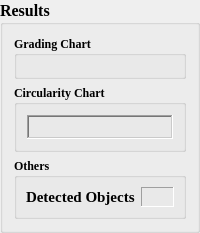
                     <widget class="QGroupBox" name="groupBox_3">
                      <property name="minimumSize">
                       <size>
                        <width>0</width>
                        <height>0</height>
                       </size>
                      </property>
                      <property name="font">
                       <font>
                        <family>Times New Roman</family>
                        <pointsize>12</pointsize>
                        <weight>75</weight>
                        <bold>true</bold>
                       </font>
                      </property>
                      <property name="title">
                       <string>Results</string>
                      </property>
                      <layout class="QVBoxLayout" name="verticalLayout_4">
                       <item>
                        <widget class="QGroupBox" name="groupBox_4">
                         <property name="minimumSize">
                          <size>
                           <width>0</width>
                           <height>0</height>
                          </size>
                         </property>
                         <property name="font">
                          <font>
                           <family>Times New Roman</family>
                           <pointsize>9</pointsize>
                           <weight>75</weight>
                           <bold>true</bold>
                          </font>
                         </property>
                         <property name="title">
                          <string>Grading Chart</string>
                         </property>
                         <layout class="QVBoxLayout" name="verticalLayout_15">
                          <property name="spacing">
                           <number>5</number>
                          </property>
                          <property name="leftMargin">
                           <number>10</number>
                          </property>
                          <property name="topMargin">
                           <number>10</number>
                          </property>
                          <property name="rightMargin">
                           <number>10</number>
                          </property>
                          <property name="bottomMargin">
                           <number>10</number>
                          </property>
                          <item>
                           <widget class="QFrame" name="grad_chart_fram">
                            <property name="minimumSize">
                             <size>
                              <width>0</width>
                              <height>0</height>
                             </size>
                            </property>
                            <property name="font">
                             <font>
                              <family>Times New Roman</family>
                             </font>
                            </property>
                            <property name="locale">
                             <locale language="English" country="UnitedStates"/>
                            </property>
                            <property name="frameShape">
                             <enum>QFrame::WinPanel</enum>
                            </property>
                            <property name="frameShadow">
                             <enum>QFrame::Sunken</enum>
                            </property>
                           </widget>
                          </item>
                         </layout>
                        </widget>
                       </item>
                       <item>
                        <widget class="QGroupBox" name="groupBox_6">
                         <property name="minimumSize">
                          <size>
                           <width>0</width>
                           <height>0</height>
                          </size>
                         </property>
                         <property name="font">
                          <font>
                           <family>Times New Roman</family>
                           <pointsize>9</pointsize>
                           <weight>75</weight>
                           <bold>true</bold>
                          </font>
                         </property>
                         <property name="title">
                          <string>Circularity Chart</string>
                         </property>
                         <layout class="QHBoxLayout" name="horizontalLayout_10">
                          <property name="spacing">
                           <number>5</number>
                          </property>
                          <property name="leftMargin">
                           <number>10</number>
                          </property>
                          <property name="topMargin">
                           <number>10</number>
                          </property>
                          <property name="rightMargin">
                           <number>10</number>
                          </property>
                          <property name="bottomMargin">
                           <number>10</number>
                          </property>
                          <item>
                           <widget class="QFrame" name="circle_chart_fram">
                            <property name="minimumSize">
                             <size>
                              <width>0</width>
                              <height>0</height>
                             </size>
                            </property>
                            <property name="font">
                             <font>
                              <family>Times New Roman</family>
                             </font>
                            </property>
                            <property name="locale">
                             <locale language="English" country="UnitedStates"/>
                            </property>
                            <property name="frameShape">
                             <enum>QFrame::WinPanel</enum>
                            </property>
                            <property name="frameShadow">
                             <enum>QFrame::Sunken</enum>
                            </property>
                            <layout class="QVBoxLayout" name="verticalLayout_16">
                             <property name="spacing">
                              <number>10</number>
                             </property>
                             <property name="leftMargin">
                              <number>10</number>
                             </property>
                             <property name="topMargin">
                              <number>10</number>
                             </property>
                             <property name="rightMargin">
                              <number>10</number>
                             </property>
                             <property name="bottomMargin">
                              <number>10</number>
                             </property>
                            </layout>
                           </widget>
                          </item>
                         </layout>
                        </widget>
                       </item>
                       <item>
                        <widget class="QGroupBox" name="groupBox_8">
                         <property name="minimumSize">
                          <size>
                           <width>0</width>
                           <height>0</height>
                          </size>
                         </property>
                         <property name="font">
                          <font>
                           <family>Times New Roman</family>
                           <pointsize>9</pointsize>
                           <weight>75</weight>
                           <bold>true</bold>
                          </font>
                         </property>
                         <property name="title">
                          <string>Others</string>
                         </property>
                         <layout class="QVBoxLayout" name="verticalLayout_6">
                          <item>
                           <layout class="QHBoxLayout" name="horizontalLayout_6">
                            <item>
                             <widget class="QLabel" name="label_4">
                              <property name="font">
                               <font>
                                <family>Times New Roman</family>
                                <pointsize>11</pointsize>
                               </font>
                              </property>
                              <property name="text">
                               <string>Detected Objects</string>
                              </property>
                             </widget>
                            </item>
                            <item>
                             <widget class="QLabel" name="n_detected_objects_label">
                              <property name="minimumSize">
                               <size>
                                <width>0</width>
                                <height>0</height>
                               </size>
                              </property>
                              <property name="maximumSize">
                               <size>
                                <width>16777215</width>
                                <height>16777215</height>
                               </size>
                              </property>
                              <property name="font">
                               <font>
                                <family>Times New Roman</family>
                                <pointsize>12</pointsize>
                                <weight>75</weight>
                                <bold>true</bold>
                               </font>
                              </property>
                              <property name="locale">
                               <locale language="English" country="UnitedStates"/>
                              </property>
                              <property name="frameShape">
                               <enum>QFrame::Panel</enum>
                              </property>
                              <property name="frameShadow">
                               <enum>QFrame::Sunken</enum>
                              </property>
                              <property name="text">
                               <string/>
                              </property>
                              <property name="alignment">
                               <set>Qt::AlignCenter</set>
                              </property>
                             </widget>
                            </item>
                           </layout>
                          </item>
                         </layout>
                        </widget>
                       </item>
                      </layout>
                     </widget>
